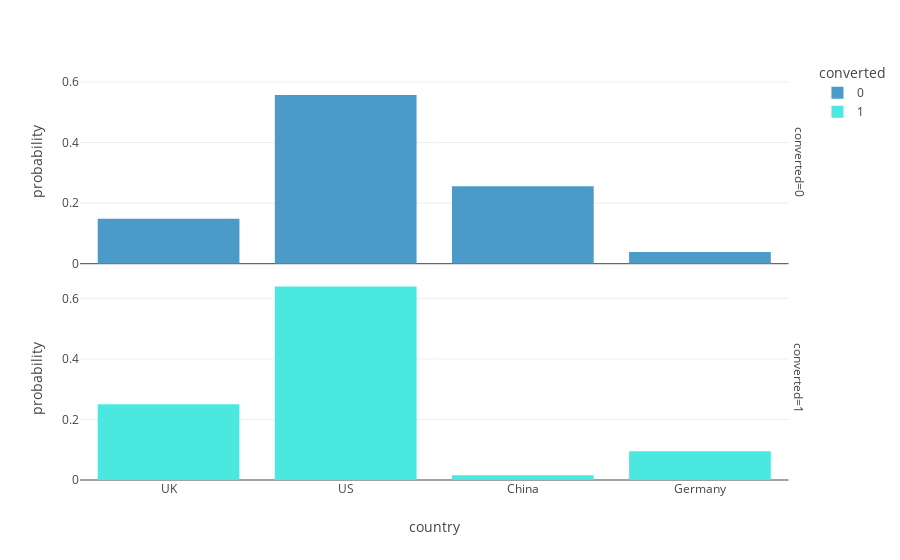
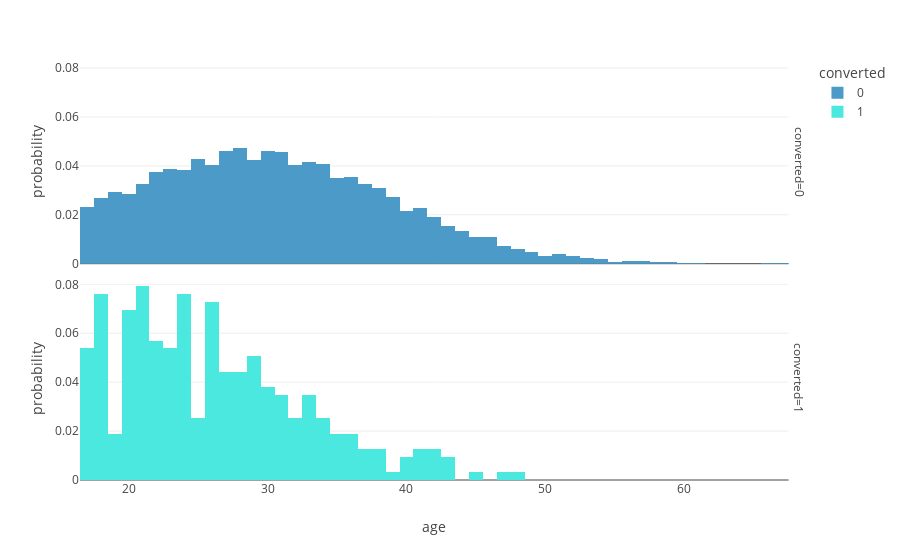
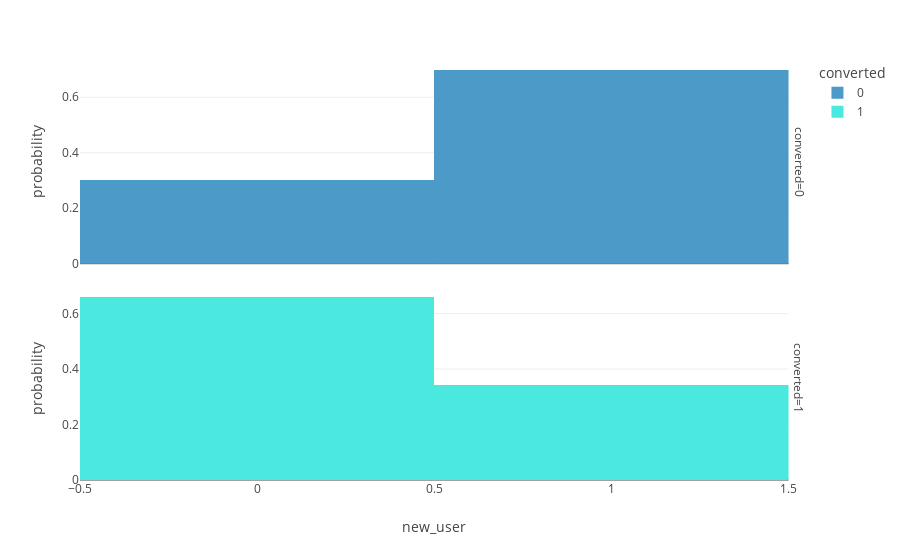
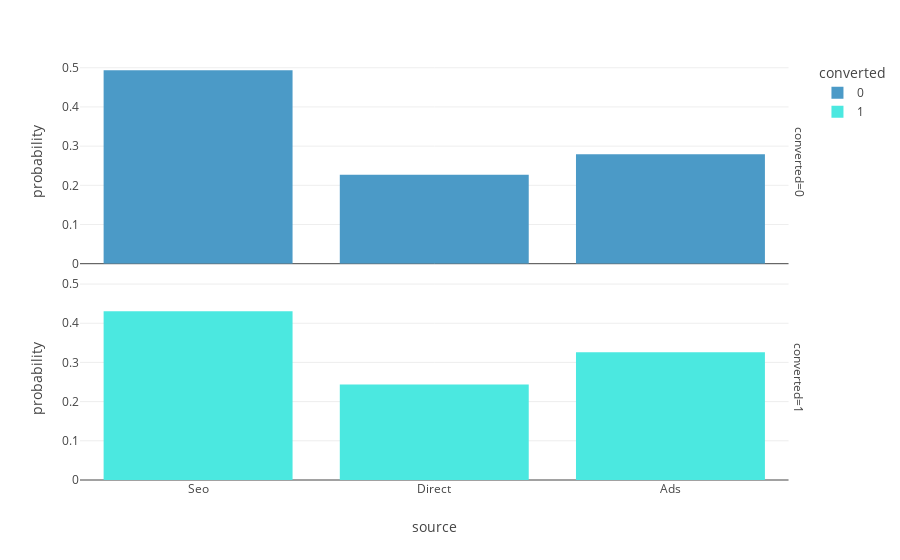

Source (notebook cell) for these figures, in order:
### Code cell
# Univariate analysis
# Distribution of each variable
num_features = data_sample.columns[:-1]
for f in num_features:
    fig = px.histogram(data_sample, f, color = 'converted', facet_row = 'converted', histnorm = 'probability')
    fig.show()

### Figure 1 — Plotly figure (JSON) as saved in the notebook; plotly's stock layout.template omitted (floating-point values rounded to 4 significant figures; data arrays with more than 128 entries replaced by an {"elided": "..."} marker saying what was removed)
{"data": [{"alignmentgroup": "True", "bingroup": "x", "histnorm": "probability", "hovertemplate": "converted=0<br>country=%{x}<br>probability=%{y}<extra></extra>", "legendgroup": "0", "marker": {"color": "#4B9AC7", "pattern": {"shape": ""}}, "name": "0", "offsetgroup": "0", "orientation": "v", "showlegend": true, "type": "histogram", "x": {"elided": "9684 str values"}, "xaxis": "x2", "yaxis": "y2"}, {"alignmentgroup": "True", "bingroup": "x", "histnorm": "probability", "hovertemplate": "converted=1<br>country=%{x}<br>probability=%{y}<extra></extra>", "legendgroup": "1", "marker": {"color": "#4BE8E0", "pattern": {"shape": ""}}, "name": "1", "offsetgroup": "1", "orientation": "v", "showlegend": true, "type": "histogram", "x": {"elided": "316 str values"}, "xaxis": "x", "yaxis": "y"}], "layout": {"annotations": [{"font": {}, "showarrow": false, "text": "converted=1", "textangle": 90, "x": 0.98, "xanchor": "left", "xref": "paper", "y": 0.2425, "yanchor": "middle", "yref": "paper"}, {"font": {}, "showarrow": false, "text": "converted=0", "textangle": 90, "x": 0.98, "xanchor": "left", "xref": "paper", "y": 0.7575, "yanchor": "middle", "yref": "paper"}], "barmode": "relative", "legend": {"title": {"text": "converted"}, "tracegroupgap": 0}, "margin": {"t": 60}, "xaxis": {"anchor": "y", "domain": [0, 0.98], "title": {"text": "country"}}, "xaxis2": {"anchor": "y2", "domain": [0, 0.98], "matches": "x", "showticklabels": false}, "yaxis": {"anchor": "x", "domain": [0, 0.485], "title": {"text": "probability"}}, "yaxis2": {"anchor": "x2", "domain": [0.515, 1], "matches": "y", "title": {"text": "probability"}}}}

### Figure 2 — Plotly figure (JSON) as saved in the notebook; plotly's stock layout.template omitted (floating-point values rounded to 4 significant figures; data arrays with more than 128 entries replaced by an {"elided": "..."} marker saying what was removed)
{"data": [{"alignmentgroup": "True", "bingroup": "x", "histnorm": "probability", "hovertemplate": "converted=0<br>age=%{x}<br>probability=%{y}<extra></extra>", "legendgroup": "0", "marker": {"color": "#4B9AC7", "pattern": {"shape": ""}}, "name": "0", "offsetgroup": "0", "orientation": "v", "showlegend": true, "type": "histogram", "x": {"elided": "9684 int values"}, "xaxis": "x2", "yaxis": "y2"}, {"alignmentgroup": "True", "bingroup": "x", "histnorm": "probability", "hovertemplate": "converted=1<br>age=%{x}<br>probability=%{y}<extra></extra>", "legendgroup": "1", "marker": {"color": "#4BE8E0", "pattern": {"shape": ""}}, "name": "1", "offsetgroup": "1", "orientation": "v", "showlegend": true, "type": "histogram", "x": {"elided": "316 int values"}, "xaxis": "x", "yaxis": "y"}], "layout": {"annotations": [{"font": {}, "showarrow": false, "text": "converted=1", "textangle": 90, "x": 0.98, "xanchor": "left", "xref": "paper", "y": 0.2425, "yanchor": "middle", "yref": "paper"}, {"font": {}, "showarrow": false, "text": "converted=0", "textangle": 90, "x": 0.98, "xanchor": "left", "xref": "paper", "y": 0.7575, "yanchor": "middle", "yref": "paper"}], "barmode": "relative", "legend": {"title": {"text": "converted"}, "tracegroupgap": 0}, "margin": {"t": 60}, "xaxis": {"anchor": "y", "domain": [0, 0.98], "title": {"text": "age"}}, "xaxis2": {"anchor": "y2", "domain": [0, 0.98], "matches": "x", "showticklabels": false}, "yaxis": {"anchor": "x", "domain": [0, 0.485], "title": {"text": "probability"}}, "yaxis2": {"anchor": "x2", "domain": [0.515, 1], "matches": "y", "title": {"text": "probability"}}}}

### Figure 3 — Plotly figure (JSON) as saved in the notebook; plotly's stock layout.template omitted (floating-point values rounded to 4 significant figures; data arrays with more than 128 entries replaced by an {"elided": "..."} marker saying what was removed)
{"data": [{"alignmentgroup": "True", "bingroup": "x", "histnorm": "probability", "hovertemplate": "converted=0<br>new_user=%{x}<br>probability=%{y}<extra></extra>", "legendgroup": "0", "marker": {"color": "#4B9AC7", "pattern": {"shape": ""}}, "name": "0", "offsetgroup": "0", "orientation": "v", "showlegend": true, "type": "histogram", "x": {"elided": "9684 int values"}, "xaxis": "x2", "yaxis": "y2"}, {"alignmentgroup": "True", "bingroup": "x", "histnorm": "probability", "hovertemplate": "converted=1<br>new_user=%{x}<br>probability=%{y}<extra></extra>", "legendgroup": "1", "marker": {"color": "#4BE8E0", "pattern": {"shape": ""}}, "name": "1", "offsetgroup": "1", "orientation": "v", "showlegend": true, "type": "histogram", "x": {"elided": "316 int values"}, "xaxis": "x", "yaxis": "y"}], "layout": {"annotations": [{"font": {}, "showarrow": false, "text": "converted=1", "textangle": 90, "x": 0.98, "xanchor": "left", "xref": "paper", "y": 0.2425, "yanchor": "middle", "yref": "paper"}, {"font": {}, "showarrow": false, "text": "converted=0", "textangle": 90, "x": 0.98, "xanchor": "left", "xref": "paper", "y": 0.7575, "yanchor": "middle", "yref": "paper"}], "barmode": "relative", "legend": {"title": {"text": "converted"}, "tracegroupgap": 0}, "margin": {"t": 60}, "xaxis": {"anchor": "y", "domain": [0, 0.98], "title": {"text": "new_user"}}, "xaxis2": {"anchor": "y2", "domain": [0, 0.98], "matches": "x", "showticklabels": false}, "yaxis": {"anchor": "x", "domain": [0, 0.485], "title": {"text": "probability"}}, "yaxis2": {"anchor": "x2", "domain": [0.515, 1], "matches": "y", "title": {"text": "probability"}}}}

### Figure 4 — Plotly figure (JSON) as saved in the notebook; plotly's stock layout.template omitted (floating-point values rounded to 4 significant figures; data arrays with more than 128 entries replaced by an {"elided": "..."} marker saying what was removed)
{"data": [{"alignmentgroup": "True", "bingroup": "x", "histnorm": "probability", "hovertemplate": "converted=0<br>source=%{x}<br>probability=%{y}<extra></extra>", "legendgroup": "0", "marker": {"color": "#4B9AC7", "pattern": {"shape": ""}}, "name": "0", "offsetgroup": "0", "orientation": "v", "showlegend": true, "type": "histogram", "x": {"elided": "9684 str values"}, "xaxis": "x2", "yaxis": "y2"}, {"alignmentgroup": "True", "bingroup": "x", "histnorm": "probability", "hovertemplate": "converted=1<br>source=%{x}<br>probability=%{y}<extra></extra>", "legendgroup": "1", "marker": {"color": "#4BE8E0", "pattern": {"shape": ""}}, "name": "1", "offsetgroup": "1", "orientation": "v", "showlegend": true, "type": "histogram", "x": {"elided": "316 str values"}, "xaxis": "x", "yaxis": "y"}], "layout": {"annotations": [{"font": {}, "showarrow": false, "text": "converted=1", "textangle": 90, "x": 0.98, "xanchor": "left", "xref": "paper", "y": 0.2425, "yanchor": "middle", "yref": "paper"}, {"font": {}, "showarrow": false, "text": "converted=0", "textangle": 90, "x": 0.98, "xanchor": "left", "xref": "paper", "y": 0.7575, "yanchor": "middle", "yref": "paper"}], "barmode": "relative", "legend": {"title": {"text": "converted"}, "tracegroupgap": 0}, "margin": {"t": 60}, "xaxis": {"anchor": "y", "domain": [0, 0.98], "title": {"text": "source"}}, "xaxis2": {"anchor": "y2", "domain": [0, 0.98], "matches": "x", "showticklabels": false}, "yaxis": {"anchor": "x", "domain": [0, 0.485], "title": {"text": "probability"}}, "yaxis2": {"anchor": "x2", "domain": [0.515, 1], "matches": "y", "title": {"text": "probability"}}}}
